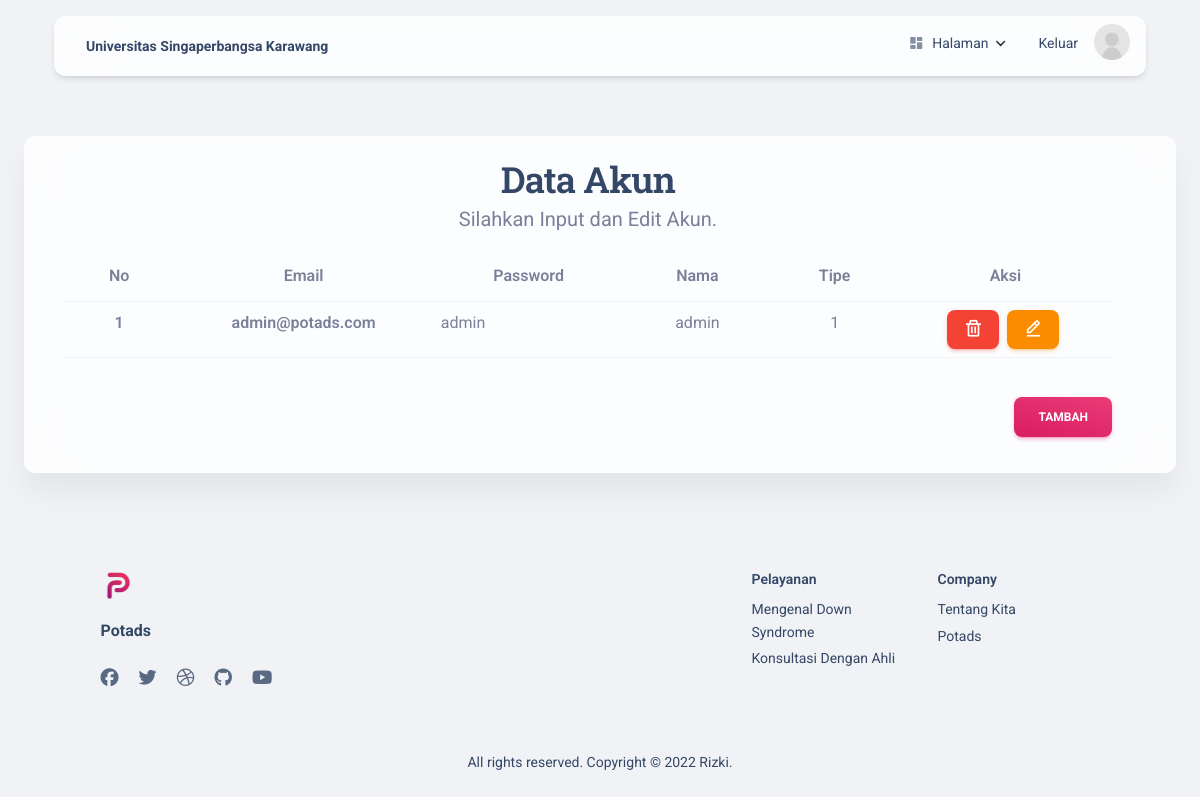
/pages/adminakun.php (signed in), run on the app's committed database.
### tables this page shows
CREATE TABLE `user` (
  `id` int(11) NOT NULL,
  `email` varchar(30) NOT NULL,
  `password` varchar(30) NOT NULL,
  `tipe` int(11) NOT NULL,
  `nama` varchar(255) NOT NULL,
  `foto_profil` text NOT NULL
);

### pages/adminakun.php (the view, shortened to what this page needs)
<!DOCTYPE html>
<html lang="en" itemscope itemtype="http://schema.org/WebPage">
<head>
  <link href="../assets/css/nucleo-icons.css" rel="stylesheet" />
  <link href="../assets/css/nucleo-svg.css" rel="stylesheet" />
  <link href='https://unpkg.com/boxicons@2.1.2/css/boxicons.min.css' rel='stylesheet'>
  <link id="pagestyle" href="../assets/css/material-kit.css?v=3.0.4" rel="stylesheet" />
</head>
<body class="index-page bg-gray-200">
  <?php
  include 'navbaradmin.php';
  ?>
  <div class="card card-body blur shadow-blur mx-3 mx-md-4 mt-n6">
    <section class="my-0 py-0">
      <div class="container">
        <div class="row">
          <div class="row justify-content-center text-center my-sm-1">
            <div class="col-lg-12">
              <h2 class="text-dark mb-0">Data Akun</h2>
              <p class="lead">Silahkan Input dan Edit Akun. </p>
              <div class="table-responsive">
                <table class="table table-hover">
                  <thead>
                    <tr>
                      <th scope="col">No</th>
                      <th scope="col">Email</th>
                      <th scope="col">Password</th>
                      <th scope="col">Nama</th>
                      <th scope="col">Tipe</th>
                      <th scope="col">Aksi</th>
                    </tr>
                  </thead>
                  <tbody>
                    <?php
                    include 'koneksi.php';
                    $no = 1;
                    $query = mysqli_query($koneksi, "SELECT * FROM user") or die(mysqli_error($koneksi));
                    foreach ($query as $data) {
                    ?>
                      <tr>
                        <th class="text-center" scope="row"><?php echo $no ?></th>
                        <th class="text-center" scope="row"><?php echo $data['email'] ?></th>
                        <td class="text-start"><?php echo $data['password'] ?></td>
                        <td class="text-center"><?php echo $data['nama'] ?></td>
                        <td class="text-center"><?php echo $data['tipe'] ?></td>
                        <td class="text-center">
                          <a href="phpadminakunhapus.php?id=<?php echo $data['id'] ?>" onclick="return confirm('Anda yakin akan menghapus data ini?')">
                          <button type="button" class="btn btn-danger btn-sm w-auto me-1 mb-0 pt-2">
                              <i class='bx bx-trash' style="font-size : 1.25rem;"></i>
                            </button>
                          </a>
                          <button type="button" class="btn btn-warning btn-sm w-auto me-1 mb-0 pt-2" data-bs-toggle="modal" data-bs-target="#exampleModal2<?php echo $data['id']; ?>">
                            <i class='bx bx-edit-alt' style="font-size : 1.25rem;"></i>
                          </button>
                        </td>
                      </tr>
                    <?php
                      $no++;
                    }
                    ?>
                  </tbody>
                </table>
              </div>
              <button type="button" class="btn bg-gradient-primary w-auto me-auto float-end mt-4" data-bs-toggle="modal" data-bs-target="#exampleModal">Tambah</button>
            </div>
          </div>
        </div>
      </div>
    </section>
  </div>
  <footer class="footer pt-5 mt-5">
    <div class="container">
      <div class=" row">
        <div class="col-md-3 mb-4 ms-auto">
          <div>
            <a href="https://www.creative-tim.com/product/material-kit">
              <img src="../assets/img/logo.png" class="mb-3 footer-logo" alt="main_logo">
            </a>
            <h6 class="font-weight-bolder mb-4">Potads</h6>
          </div>
          <div>
            <ul class="d-flex flex-row ms-n3 nav">
              <li class="nav-item">
                <a class="nav-link pe-1" href="https://www.facebook.com/CreativeTim" target="_blank">
                  <i class="fab fa-facebook text-lg opacity-8"></i>
                </a>
              </li>
              <li class="nav-item">
                <a class="nav-link pe-1" href="https://twitter.com/creativetim" target="_blank">
                  <i class="fab fa-twitter text-lg opacity-8"></i>
                </a>
              </li>
              <li class="nav-item">
                <a class="nav-link pe-1" href="https://dribbble.com/creativetim" target="_blank">
                  <i class="fab fa-dribbble text-lg opacity-8"></i>
                </a>
              </li>
              <li class="nav-item">
                <a class="nav-link pe-1" href="https://github.com/creativetimofficial" target="_blank">
                  <i class="fab fa-github text-lg opacity-8"></i>
                </a>
              </li>
              <li class="nav-item">
                <a class="nav-link pe-1" href="https://www.youtube.com/channel/UCVyTG4sCw-rOvB9oHkzZD1w" target="_blank">
                  <i class="fab fa-youtube text-lg opacity-8"></i>
                </a>
              </li>
            </ul>
          </div>
        </div>
        <div class="col-md-2 col-sm-6 col-6 mb-4 ">
          <div>
            <h6 class="text-sm">Pelayanan </h6>
            <ul class="flex-column ms-n3 nav">
              <li class="nav-item">
                <a class="nav-link" href="../index.php#DownSyndrome">
                  Mengenal Down Syndrome
                </a>
              </li>
              <li class="nav-item">
                <a class="nav-link" href="konsultasi.php">
                  Konsultasi Dengan Ahli
                </a>
              </li>
            </ul>
          </div>
        </div>
        <div class="col-md-2 col-sm-6 col-6 mb-4 me-auto">
          <div>
            <h6 class="text-sm">Company</h6>
            <ul class="flex-column ms-n3 nav">
              <li class="nav-item">
                <a class="nav-link" href="../index.php#tentangKita">
                  Tentang Kita
                </a>
              </li>
              <li class="nav-item">
                <a class="nav-link" href="../index.php">
                  Potads
                </a>
              </li>
            </ul>
          </div>
        </div>
        <div class="col-12">
          <div class="text-center">
            <p class="text-dark my-4 text-sm font-weight-normal">
              All rights reserved. Copyright © <a href="http://keenu.epizy.com/" target="_blank"> Rizki</a>.
            </p>
          </div>
        </div>
      </div>
    </div>
  </footer>
</body>
</html>

### data on the page
user: email "admin@potads.com", password "admin", nama "admin", tipe "1"
